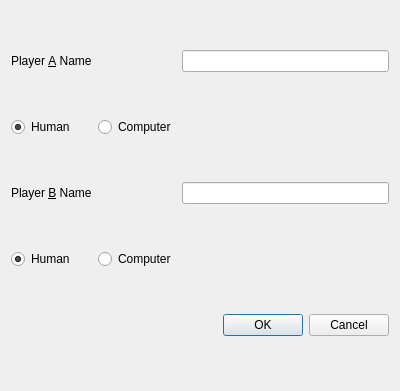
<?xml version="1.0" encoding="UTF-8"?>
<ui version="4.0">
 <class>ConfigurationDialog</class>
 <widget class="QDialog" name="ConfigurationDialog">
  <property name="geometry">
   <rect>
    <x>0</x>
    <y>0</y>
    <width>400</width>
    <height>391</height>
   </rect>
  </property>
  <property name="windowTitle">
   <string>Dialog</string>
  </property>
  <layout class="QGridLayout" name="gridLayout">
   <item row="6" column="0" colspan="3">
    <widget class="QDialogButtonBox" name="buttonBox">
     <property name="orientation">
      <enum>Qt::Horizontal</enum>
     </property>
     <property name="standardButtons">
      <set>QDialogButtonBox::Cancel|QDialogButtonBox::Ok</set>
     </property>
    </widget>
   </item>
   <item row="1" column="0">
    <widget class="QRadioButton" name="p1Human">
     <property name="text">
      <string>Human</string>
     </property>
     <property name="checked">
      <bool>true</bool>
     </property>
     <attribute name="buttonGroup">
      <string notr="true">player1Type</string>
     </attribute>
    </widget>
   </item>
   <item row="3" column="2">
    <widget class="QLineEdit" name="player2Name"/>
   </item>
   <item row="4" column="0">
    <widget class="QRadioButton" name="p2Human">
     <property name="text">
      <string>Human</string>
     </property>
     <property name="checked">
      <bool>true</bool>
     </property>
     <attribute name="buttonGroup">
      <string notr="true">player2Type</string>
     </attribute>
    </widget>
   </item>
   <item row="0" column="0">
    <widget class="QLabel" name="label">
     <property name="text">
      <string>Player &amp;A Name</string>
     </property>
     <property name="buddy">
      <cstring>player1Name</cstring>
     </property>
    </widget>
   </item>
   <item row="0" column="2">
    <widget class="QLineEdit" name="player1Name"/>
   </item>
   <item row="3" column="0">
    <widget class="QLabel" name="label_2">
     <property name="text">
      <string>Player &amp;B Name</string>
     </property>
     <property name="buddy">
      <cstring>player2Name</cstring>
     </property>
    </widget>
   </item>
   <item row="4" column="1">
    <widget class="QRadioButton" name="p2Computer">
     <property name="text">
      <string>Computer</string>
     </property>
     <attribute name="buttonGroup">
      <string notr="true">player2Type</string>
     </attribute>
    </widget>
   </item>
   <item row="1" column="1">
    <widget class="QRadioButton" name="p1Computer">
     <property name="text">
      <string>Computer</string>
     </property>
     <attribute name="buttonGroup">
      <string notr="true">player1Type</string>
     </attribute>
    </widget>
   </item>
  </layout>
 </widget>
 <resources/>
 <connections>
  <connection>
   <sender>buttonBox</sender>
   <signal>accepted()</signal>
   <receiver>ConfigurationDialog</receiver>
   <slot>accept()</slot>
   <hints>
    <hint type="sourcelabel">
     <x>248</x>
     <y>254</y>
    </hint>
    <hint type="destinationlabel">
     <x>157</x>
     <y>274</y>
    </hint>
   </hints>
  </connection>
  <connection>
   <sender>buttonBox</sender>
   <signal>rejected()</signal>
   <receiver>ConfigurationDialog</receiver>
   <slot>reject()</slot>
   <hints>
    <hint type="sourcelabel">
     <x>316</x>
     <y>260</y>
    </hint>
    <hint type="destinationlabel">
     <x>286</x>
     <y>274</y>
    </hint>
   </hints>
  </connection>
 </connections>
 <buttongroups>
  <buttongroup name="player1Type"/>
  <buttongroup name="player2Type"/>
 </buttongroups>
</ui>
